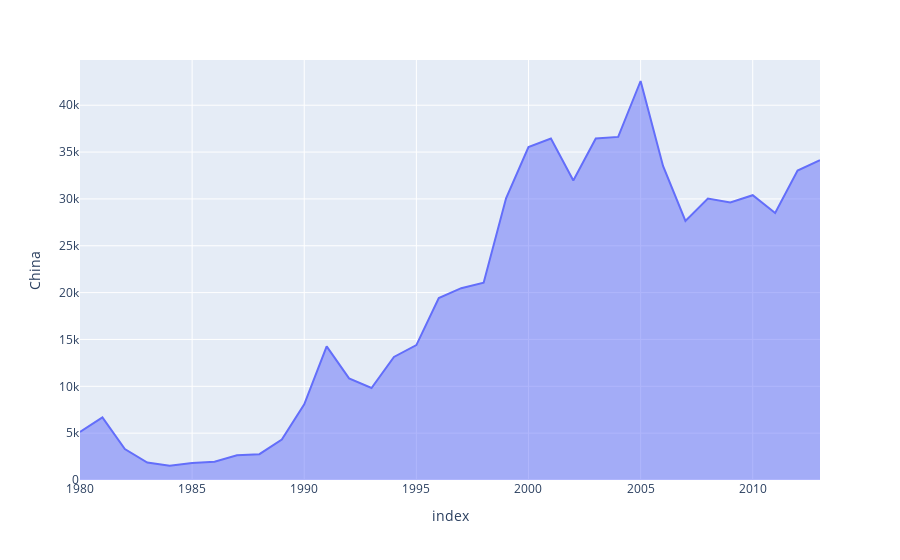

Write notebook code for a chart like this one.
### Code cell
px.area(china_df,x='index',y='China',orientation='v')

### Figure 1 — Plotly figure (JSON) as saved in the notebook; plotly's stock layout.template omitted (floating-point values rounded to 4 significant figures)
{"data": [{"hovertemplate": "index=%{x}<br>China=%{y}<extra></extra>", "legendgroup": "", "line": {"color": "#636efa"}, "marker": {"symbol": "circle"}, "mode": "lines", "name": "", "orientation": "v", "showlegend": false, "stackgroup": "1", "type": "scatter", "x": [1980, 1981, 1982, 1983, 1984, 1985, 1986, 1987, 1988, 1989, 1990, 1991, 1992, 1993, 1994, 1995, 1996, 1997, 1998, 1999, 2000, 2001, 2002, 2003, 2004, 2005, 2006, 2007, 2008, 2009, 2010, 2011, 2012, 2013], "xaxis": "x", "y": [5123, 6682, 3308, 1863, 1527, 1816, 1960, 2643, 2758, 4323, 8076, 14255, 10846, 9817, 13128, 14398, 19415, 20475, 21049, 30069, 35529, 36434, 31961, 36439, 36619, 42584, 33518, 27642, 30037, 29622, 30391, 28502, 33024, 34129], "yaxis": "y"}], "layout": {"legend": {"tracegroupgap": 0}, "margin": {"t": 60}, "xaxis": {"anchor": "y", "domain": [0, 1], "title": {"text": "index"}}, "yaxis": {"anchor": "x", "domain": [0, 1], "title": {"text": "China"}}}}
